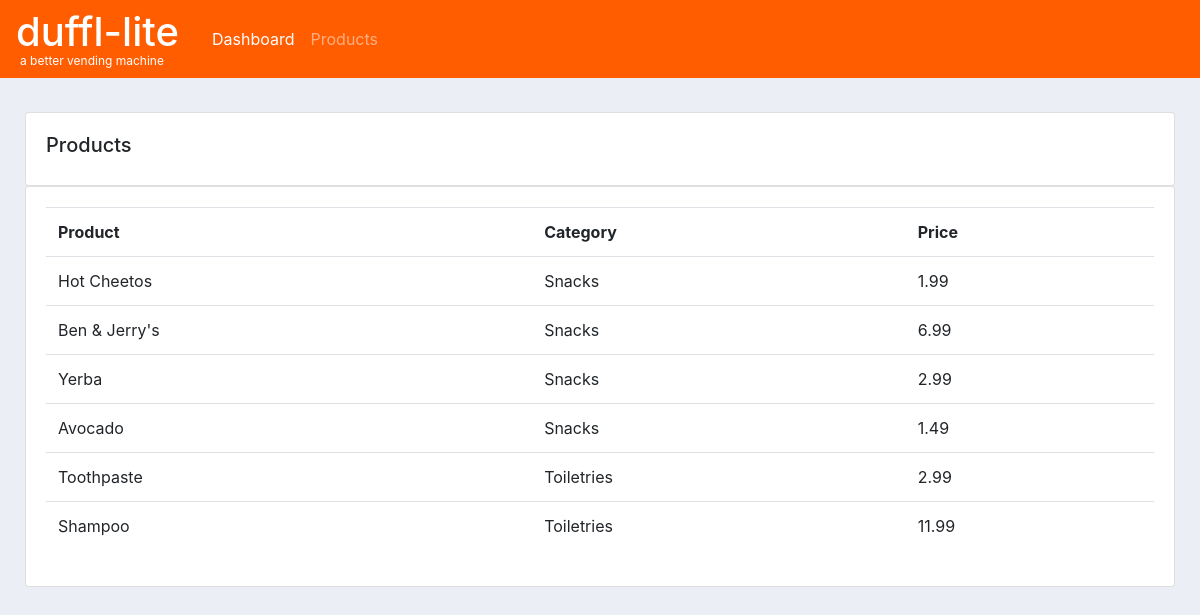
/products/, run on an earlier commit of the app's database.
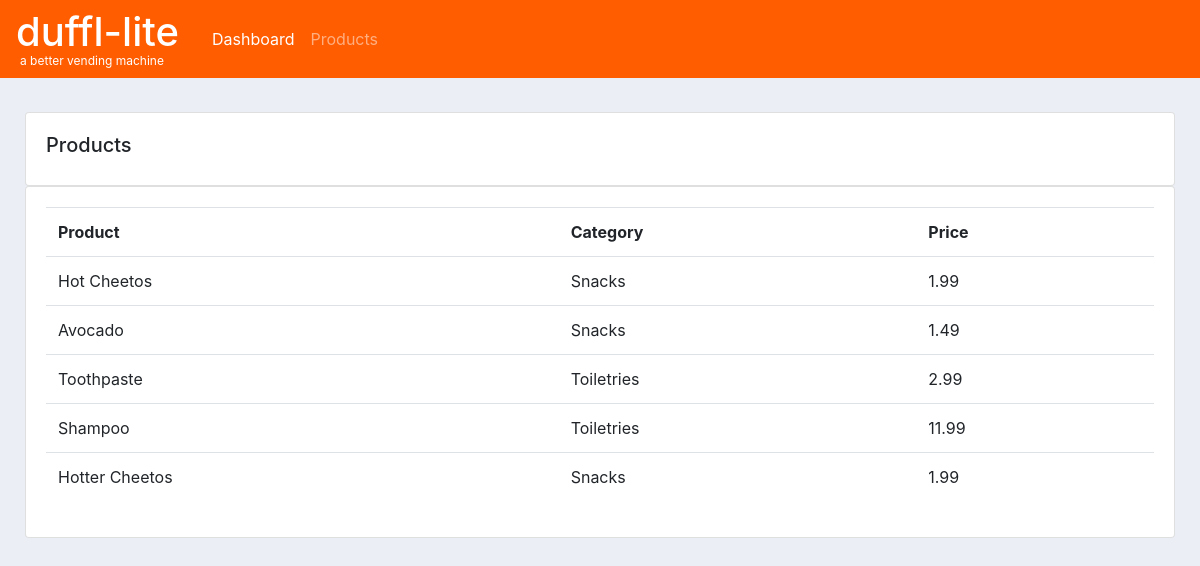
And on a later commit of the database.
### accounts/models.py (models this page shows, shortened)
class Product(models.Model):
	CATEGORY = (
			('Snacks', 'Snacks'),
			('Toiletries', 'Toiletries'),
			)
	name = models.CharField(max_length=200, null=True)
	price = models.FloatField(null=True)
	category = models.CharField(max_length=200, null=True, choices=CATEGORY)
	description = models.CharField(max_length=200, null=True, blank=True)
	date_created = models.DateTimeField(auto_now_add=True, null=True)

### accounts/views.py (the view)
# urls.py: path('products/', views.products, name='products'),
def products(request):
	products = Product.objects.all()
	return render(request, 'accounts/products.html', {'products':products})

### accounts/templates/accounts/products.html
{% extends 'accounts/main.html' %}
{% block content %}
<br>
<div class="row">
    <div class="col-md">
        <div class="card card-body">
            <h5>Products</h5>
        </div>
        <div class="card card-body">
            <table class="table">
                <tr>
                    <th>Product</th>
                    <th>Category</th>
                    <th>Price</th>
                </tr>
                {% for i in products %}
                <tr>
                    <td>{{i.name}}</td>
                    <td>{{i.category}}</td>
                    <td>{{i.price}}</td>
                </tr>
                {%endfor%}
            </table>
        </div>
    </div>
</div>
{% endblock %}

What changed in the data, as far as the page shows it:
removed Product: name "Ben & Jerry's", category "Snacks", price "6.99"
removed Product: name "Yerba", category "Snacks", price "2.99"
added Product: name "Hotter Cheetos", category "Snacks", price "1.99"
